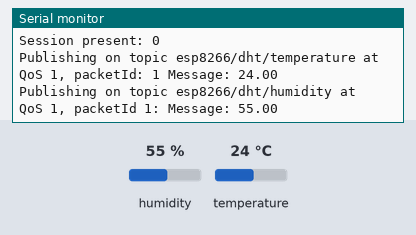
The sketch below on a simulated ESP8266 (NodeMCU). Parts: the last lines printed to the serial monitor. Inputs (shaded band) come from the test bench; at power-on: humidity 55 %, temperature 24 °C. WiFi joins after 1.5 s; servers stay silent unless stated; no MQTT or app messages arrive unless stated.

Above: at 18.0 s.
18.1 s: humidity set to 22 %
At 20.8 s:
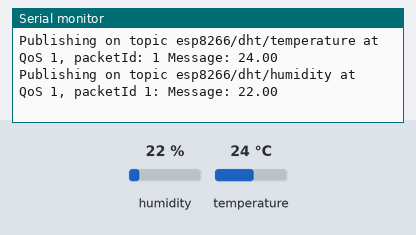
33.1 s: temperature set to 12 °C
At 40.8 s:
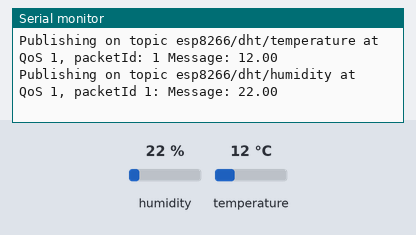
48.1 s: humidity set to 40 %
At 50.8 s:
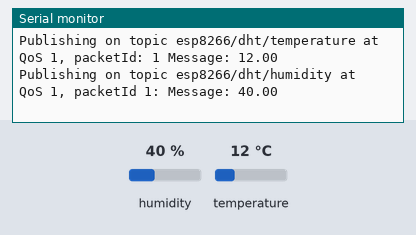
Timing chart, 0 to 52.3 s (numbered marks = the images above; inputs shaded):
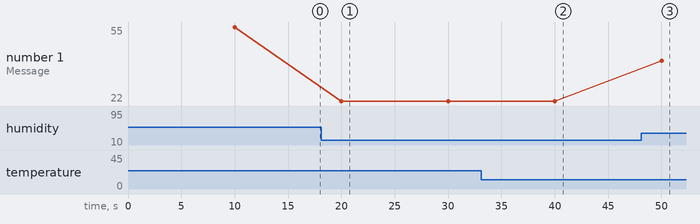

The sketch:

DHT11_MQTT_Pub.ino
```cpp
// (licence header left out)
#include "DHT.h"
#include <ESP8266WiFi.h>
#include <Ticker.h>
#include <AsyncMqttClient.h>

#define WIFI_SSID "your SSIS"
#define WIFI_PASSWORD "your password"

// Raspberri Pi Mosquitto MQTT Broker
#define MQTT_HOST IPAddress(000, 000, 000, 000)   // server IP address
// For a cloud MQTT broker, type the domain name
//#define MQTT_HOST "example.com"
#define MQTT_PORT 1883

// Temperature MQTT Topics
#define MQTT_PUB_TEMP "esp8266/dht/temperature"
#define MQTT_PUB_HUM "esp8266/dht/humidity"

// Digital pin connected to the DHT sensor
#define DHTPIN 16

// Uncomment whatever DHT sensor type you're using
//#define DHTTYPE DHT11   // DHT 11
#define DHTTYPE DHT22   // DHT 22  (AM2302), AM2321
//#define DHTTYPE DHT21   // DHT 21 (AM2301)

// Initialize DHT sensor
DHT dht(DHTPIN, DHTTYPE);

// Variables to hold sensor readings
float temp;
float hum;

AsyncMqttClient mqttClient;
Ticker mqttReconnectTimer;

WiFiEventHandler wifiConnectHandler;
WiFiEventHandler wifiDisconnectHandler;
Ticker wifiReconnectTimer;

unsigned long previousMillis = 0;   // Stores last time temperature was published
const long interval = 10000;        // Interval at which to publish sensor readings

void connectToWifi() {
  Serial.println("Connecting to Wi-Fi...");
  WiFi.begin(WIFI_SSID, WIFI_PASSWORD);
}

void onWifiConnect(const WiFiEventStationModeGotIP& event) {
  Serial.println("Connected to Wi-Fi.");
  connectToMqtt();
}

void onWifiDisconnect(const WiFiEventStationModeDisconnected& event) {
  Serial.println("Disconnected from Wi-Fi.");
  mqttReconnectTimer.detach(); // ensure we don't reconnect to MQTT while reconnecting to Wi-Fi
  wifiReconnectTimer.once(2, connectToWifi);
}

void connectToMqtt() {
  Serial.println("Connecting to MQTT...");
  mqttClient.connect();
}

void onMqttConnect(bool sessionPresent) {
  Serial.println("Connected to MQTT.");
  Serial.print("Session present: ");
  Serial.println(sessionPresent);
}

void onMqttDisconnect(AsyncMqttClientDisconnectReason reason) {
  Serial.println("Disconnected from MQTT.");

  if (WiFi.isConnected()) {
    mqttReconnectTimer.once(2, connectToMqtt);
  }
}

/*void onMqttSubscribe(uint16_t packetId, uint8_t qos) {
  Serial.println("Subscribe acknowledged.");
  Serial.print("  packetId: ");
  Serial.println(packetId);
  Serial.print("  qos: ");
  Serial.println(qos);
}

void onMqttUnsubscribe(uint16_t packetId) {
  Serial.println("Unsubscribe acknowledged.");
  Serial.print("  packetId: ");
  Serial.println(packetId);
}*/

void onMqttPublish(uint16_t packetId) {
  Serial.print("Publish acknowledged.");
  Serial.print("  packetId: ");
  Serial.println(packetId);
}

void setup() {
  Serial.begin(115200);
  Serial.println();

  dht.begin();

  wifiConnectHandler = WiFi.onStationModeGotIP(onWifiConnect);
  wifiDisconnectHandler = WiFi.onStationModeDisconnected(onWifiDisconnect);

  mqttClient.onConnect(onMqttConnect);
  mqttClient.onDisconnect(onMqttDisconnect);
  //mqttClient.onSubscribe(onMqttSubscribe);
  //mqttClient.onUnsubscribe(onMqttUnsubscribe);
  mqttClient.onPublish(onMqttPublish);
  mqttClient.setServer(MQTT_HOST, MQTT_PORT);
  // If your broker requires authentication (username and password), set them below
  //mqttClient.setCredentials("REPlACE_WITH_YOUR_USER", "REPLACE_WITH_YOUR_PASSWORD");

  connectToWifi();
}

void loop() {
  unsigned long currentMillis = millis();
  // Every X number of seconds (interval = 10 seconds)
  // it publishes a new MQTT message
  if (currentMillis - previousMillis >= interval) {
    // Save the last time a new reading was published
    previousMillis = currentMillis;
    // New DHT sensor readings
    hum = dht.readHumidity();
    // Read temperature as Celsius (the default)
    temp = dht.readTemperature();
    // Read temperature as Fahrenheit (isFahrenheit = true)
    //temp = dht.readTemperature(true);

    // Publish an MQTT message on topic esp/dht/temperature
    uint16_t packetIdPub1 = mqttClient.publish(MQTT_PUB_TEMP, 1, true, String(temp).c_str());
    Serial.printf("Publishing on topic %s at QoS 1, packetId: %i ", MQTT_PUB_TEMP, packetIdPub1);
    Serial.printf("Message: %.2f \n", temp);

    // Publish an MQTT message on topic esp/dht/humidity
    uint16_t packetIdPub2 = mqttClient.publish(MQTT_PUB_HUM, 1, true, String(hum).c_str());
    Serial.printf("Publishing on topic %s at QoS 1, packetId %i: ", MQTT_PUB_HUM, packetIdPub2);
    Serial.printf("Message: %.2f \n", hum);
  }
}
```

Measured:
- after the input at 18.1 s, the serial monitor: prints a new line after 1.9 s (image 1)
- after the input at 33.1 s, the serial monitor: prints a new line after 6.9 s (image 2)
- after the input at 48.1 s, the serial monitor: prints a new line after 1.9 s (image 3)
- plotted number 1: 55 → 22 after the input at 18.1 s, 22 → 40 after the input at 48.1 s
